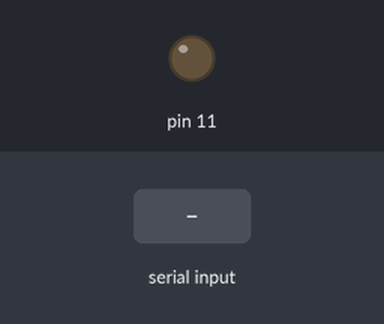
The sketch below on a simulated Arduino Uno, built with avr-gcc and run on an emulated ATmega328P. Parts: output pins drawn as LEDs (lit = HIGH). The inputs (shaded band) are chosen by the test bench. What the sketch prints to the serial monitor is not drawn.

Above: at 3.8 s.
3.9 s: "F\n" received over the second serial link
At 4.4 s:
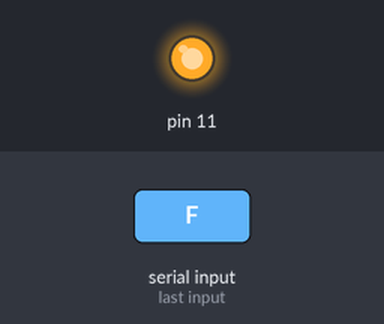
5.5 s: "E\n" received over the second serial link
At 7.5 s:
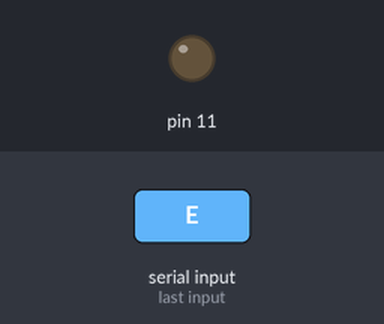
Timing chart, 0 to 9.0 s (numbered marks = the images above; inputs shaded):
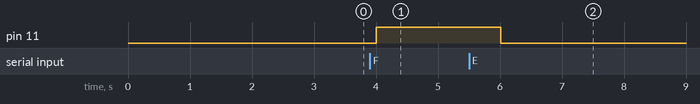

The sketch:

LEDTest2.ino
```cpp
#include <SoftwareSerial.h>

SoftwareSerial XBee(2, 3);

void setup() {
  pinMode(11, OUTPUT);
  XBee.begin(9600);
  Serial.begin(9600);
}

void loop() {
  // For #0
  Serial.write("loop Running\n");
  delay(1000);


  char stat = XBee.read();
  Serial.write(stat);
  Serial.write("\n");

  if(stat == 'E')
  {
    Serial.write("OFF");
    Serial.write("\n");

    digitalWrite(11, LOW);
    XBee.write("{2}");
    XBee.write("[");
    XBee.write("E");
    XBee.write("]\n");

    //Serial.write("OFFACK");
    //Serial.write("\n");

    stat = 'X';
  }
  else if(stat == 'F')
  {
    Serial.write("ON");
    Serial.write("\n");

    digitalWrite(11, HIGH);
    XBee.write("{2}");
    XBee.write("[");
    XBee.write("F");
    XBee.write("]\n");

    //Serial.write("ONACK");
    //Serial.write("\n");

    stat = 'X';
  }
}
```

Measured:
- after the input at 3.9 s, pin 11: LOW → HIGH after 0.10 s
- after the input at 5.5 s, pin 11: HIGH → LOW after 0.51 s
